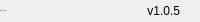
              <widget class="QFrame" name="bottomBar">
               <property name="minimumSize">
                <size>
                 <width>0</width>
                 <height>22</height>
                </size>
               </property>
               <property name="maximumSize">
                <size>
                 <width>16777215</width>
                 <height>22</height>
                </size>
               </property>
               <property name="frameShape">
                <enum>QFrame::NoFrame</enum>
               </property>
               <property name="frameShadow">
                <enum>QFrame::Raised</enum>
               </property>
               <layout class="QHBoxLayout" name="horizontalLayout_5">
                <property name="spacing">
                 <number>0</number>
                </property>
                <property name="leftMargin">
                 <number>0</number>
                </property>
                <property name="topMargin">
                 <number>0</number>
                </property>
                <property name="rightMargin">
                 <number>0</number>
                </property>
                <property name="bottomMargin">
                 <number>0</number>
                </property>
                <item>
                 <widget class="QLabel" name="creditsLabel">
                  <property name="maximumSize">
                   <size>
                    <width>16777215</width>
                    <height>16</height>
                   </size>
                  </property>
                  <property name="font">
                   <font>
                    <pointsize>-1</pointsize>
                    <italic>false</italic>
                    <bold>false</bold>
                   </font>
                  </property>
                  <property name="text">
                   <string>By: WIP Team</string>
                  </property>
                  <property name="alignment">
                   <set>Qt::AlignLeading|Qt::AlignLeft|Qt::AlignVCenter</set>
                  </property>
                 </widget>
                </item>
                <item>
                 <widget class="QLabel" name="version">
                  <property name="text">
                   <string>v1.0.5</string>
                  </property>
                  <property name="alignment">
                   <set>Qt::AlignRight|Qt::AlignTrailing|Qt::AlignVCenter</set>
                  </property>
                 </widget>
                </item>
                <item>
                 <widget class="QFrame" name="frame_size_grip">
                  <property name="minimumSize">
                   <size>
                    <width>20</width>
                    <height>0</height>
                   </size>
                  </property>
                  <property name="maximumSize">
                   <size>
                    <width>20</width>
                    <height>16777215</height>
                   </size>
                  </property>
                  <property name="frameShape">
                   <enum>QFrame::NoFrame</enum>
                  </property>
                  <property name="frameShadow">
                   <enum>QFrame::Raised</enum>
                  </property>
                 </widget>
                </item>
               </layout>
              </widget>
